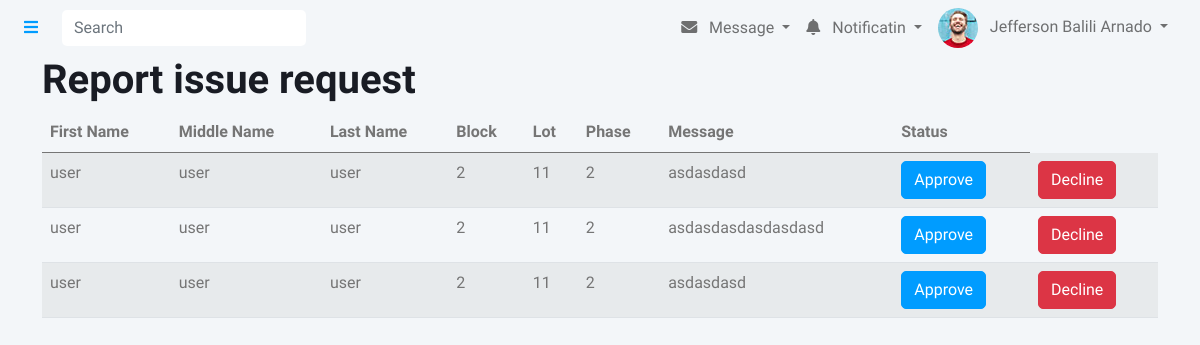
The page /issue.php (signed in) on the database its author committed.
### tables this page shows
CREATE TABLE `user` (
  `id` int(50) NOT NULL,
  `firstname` varchar(50) NOT NULL,
  `middlename` varchar(50) NOT NULL,
  `lastname` varchar(50) NOT NULL,
  `block` int(50) NOT NULL,
  `lot` int(50) NOT NULL,
  `phase` int(30) NOT NULL,
  `username` varchar(30) NOT NULL,
  `password` varchar(500) NOT NULL,
  `emailadd` varchar(50) NOT NULL,
  `phonenum` bigint(12) NOT NULL,
  `address` varchar(50) NOT NULL,
  `postalcode` int(50) NOT NULL,
  `usertype` varchar(50) NOT NULL,
  `photo` varchar(50) NOT NULL,
  `status` int(1) NOT NULL DEFAULT 0
);

CREATE TABLE `report_issue` (
  `id` int(11) NOT NULL,
  `name` varchar(50) NOT NULL,
  `middleName` varchar(50) NOT NULL,
  `lastName` varchar(50) NOT NULL,
  `block` varchar(50) NOT NULL,
  `lot` varchar(50) NOT NULL,
  `phase` varchar(50) NOT NULL,
  `message` text NOT NULL,
  `created_at` timestamp NOT NULL DEFAULT current_timestamp(),
  `status` int(1) NOT NULL DEFAULT 0
);

### issue.php (the view, shortened to what this page needs)
<?php
include('config.php');
	$result=$conn->query("SELECT * FROM user WHERE id='".$_SESSION['session_id']."'");
	$row = mysqli_fetch_array($result);
?>
<!DOCTYPE html>
<html lang="en">
<head>
    <link rel="stylesheet" href="https://cdnjs.cloudflare.com/ajax/libs/bootstrap/5.0.2/css/bootstrap.min.css">
    <link href="https://cdnjs.cloudflare.com/ajax/libs/font-awesome/5.10.0/css/all.min.css" rel="stylesheet">
    <link href="https://cdn.jsdelivr.net/npm/bootstrap-icons@1.4.1/font/bootstrap-icons.css" rel="stylesheet">
    <link href="lib/owlcarousel/assets/owl.carousel.min.css" rel="stylesheet">
    <link href="lib/tempusdominus/css/tempusdominus-bootstrap-4.min.css" rel="stylesheet" />
    <link href="css/bootstrap.min.css" rel="stylesheet">
    <link href="css/style.css" rel="stylesheet">
    <link href="https://cdnjs.cloudflare.com/ajax/libs/font-awesome/5.15.4/css/all.min.css" rel="stylesheet">
</head>
<body>
<?php include('includes/nav-admin.php');?>
    <div class="container">
        <h1>Report issue request</h1>
        <table class="table table-striped">
    <thead>
        <tr>
            <th>First Name</th>
            <th>Middle Name</th>
            <th>Last Name</th>
            <th>Block</th>
            <th>Lot</th>
            <th>Phase</th>
            <th>Message</th>
            <th>Status</th>
        </tr>
    </thead>
    <tbody>
        <?php
        $sql = "SELECT * FROM report_issue WHERE status = 0";
        $result = mysqli_query($conn, $sql);
        while ($row = mysqli_fetch_array($result)) {
            $button_label = "Approve";
            $message = isset($row['message']) ? $row['message'] : 'No message available';
            echo "<tr>";
            echo "<td>" . $row['name'] . "</td>";
            echo "<td>" . $row['middleName'] . "</td>";
            echo "<td>" . $row['lastName'] . "</td>";
            echo "<td>" . $row['block'] . "</td>";
            echo "<td>" . $row['lot'] . "</td>";
            echo "<td>" . $row['phase'] . "</td>";
            echo "<td>$message</td>";
            echo "<td><a href='update1.php?id=" . $row['id'] . "'><button class='btn btn-primary'>" . $button_label . "</button></a></td>";
            echo "<td><a href='deleteuser1.php?id=" . $row['id'] . "'><button class='btn btn-danger'>Decline</button></a></td>";
            echo "</tr>";
        }
        ?>
    </tbody>
</table>
    </div>
</body>
</html>

### includes/nav-admin.php (shortened to what this page needs)
<nav class="navbar navbar-expand bg-light navbar-light sticky-top px-4 py-0">
                <a href="#" class="sidebar-toggler flex-shrink-0">
                    <i class="fa fa-bars"></i>
                </a>
                <form class="d-none d-md-flex ms-4">
                    <input class="form-control border-0" type="search" placeholder="Search">
                </form>
                <div class="navbar-nav align-items-center ms-auto">
                    <div class="nav-item dropdown">
                        <a href="#" class="nav-link dropdown-toggle" data-bs-toggle="dropdown">
                            <i class="fa fa-envelope me-lg-2"></i>
                            <span class="d-none d-lg-inline-flex">Message</span>
                        </a>
                    </div>
                    <div class="nav-item dropdown">
                        <a href="#" class="nav-link dropdown-toggle" data-bs-toggle="dropdown">
                            <i class="fa fa-bell me-lg-2"></i>
                            <span class="d-none d-lg-inline-flex">Notificatin</span>
                        </a>
                    </div>
                    <div class="nav-item dropdown">
                        <a href="#" class="nav-link dropdown-toggle" data-bs-toggle="dropdown">
                            <img class="rounded-circle me-lg-2" src="img/user.jpg" alt="" style="width: 40px; height: 40px;">
                            <span class="d-none d-lg-inline-flex"><?php echo $row['firstname'] . ' ' . $row['middlename'] . ' ' . $row['lastname']; ?></span>
                        </a>
                    </div>
                </div>
            </nav>

### css/style.css (style rules this page uses)
:root { --primary: #009CFF; --light: #F3F6F9; --dark: #191C24; }
.btn { transition: .5s; }
.btn.btn-primary { color: #FFFFFF; }

### rows shown on the page
user: firstname "Jefferson", middlename "Balili", lastname "Arnado"
report_issue: name "user", middleName "user", lastName "user", block "2", lot "11", phase "2", message "asdasdasd", button_label "Approve"
report_issue: name "user", middleName "user", lastName "user", block "2", lot "11", phase "2", message "asdasdasdasdasdasd", button_label "Approve"
report_issue: name "user", middleName "user", lastName "user", block "2", lot "11", phase "2", message "asdasdasd", button_label "Approve"
